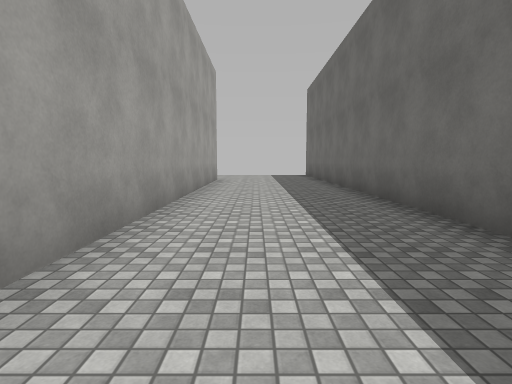
view 1 (above)

24 first-person views from a walk through a 3-D level made in the Unity game engine. The camera is 1.4 m above the floor, tilts 6° down and sees 80° across. The floor is counted in squares, 2 m on a side. Each view is taken from the middle of a square. On the plan, view 1 faces up. The plan holds only what a view shows up to about 10 squares ahead; the rest is blank. The place goes on beyond the plan. The player is left out. Surface patterns are stand-ins for the level's own textures.

view 2
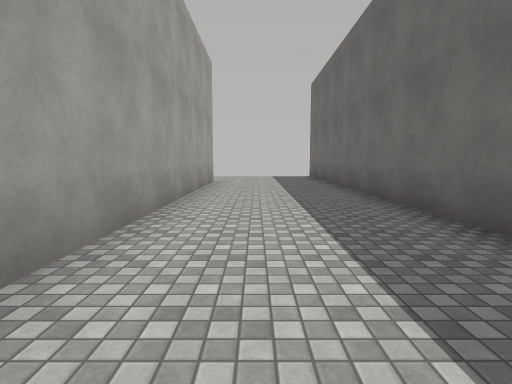

view 3
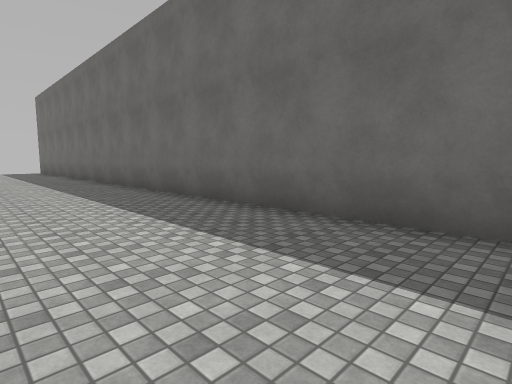

view 4
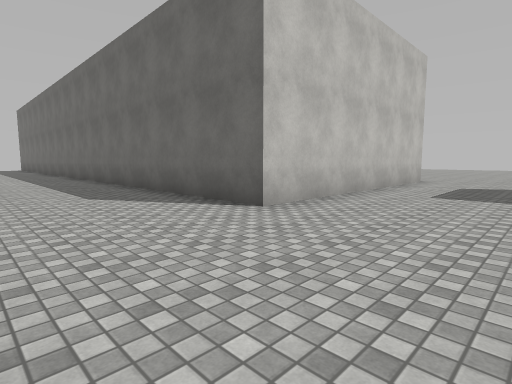

view 5
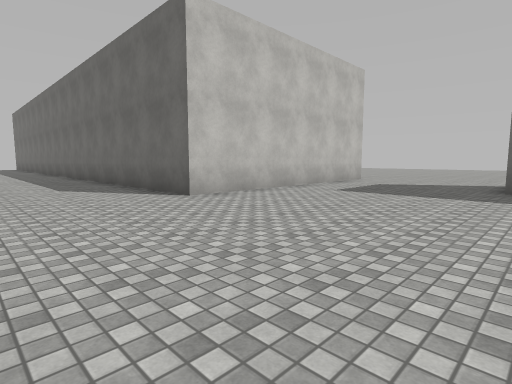

view 6
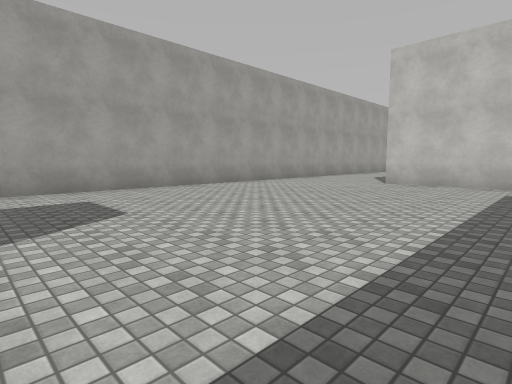

view 7
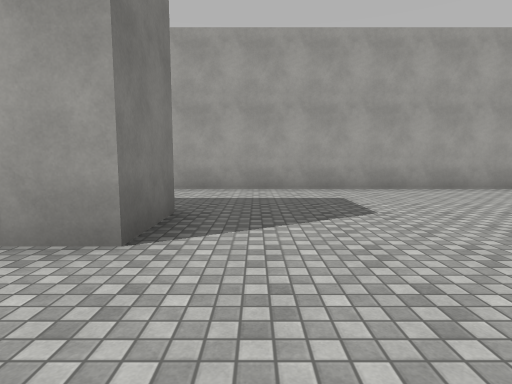

view 8
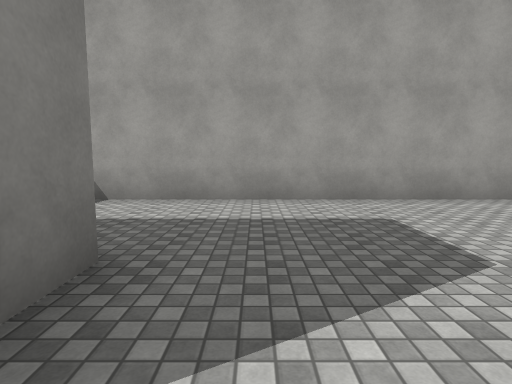

view 9
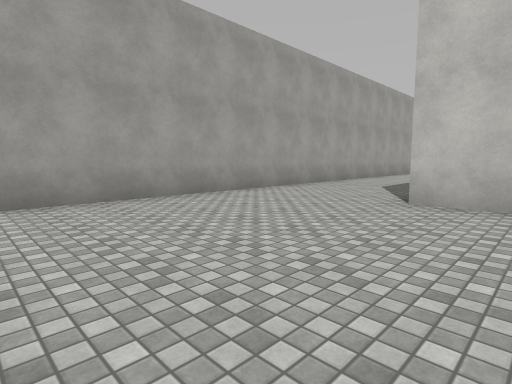

view 10
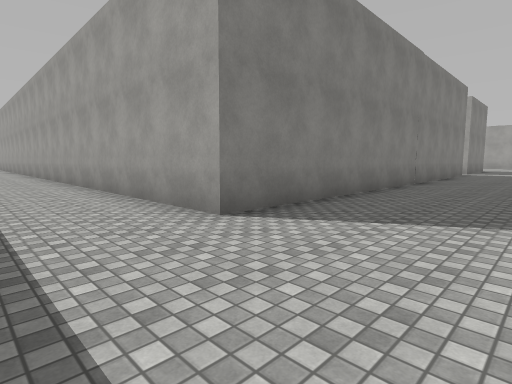

view 11
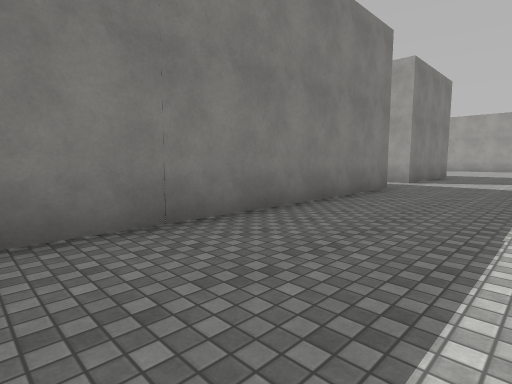

view 12
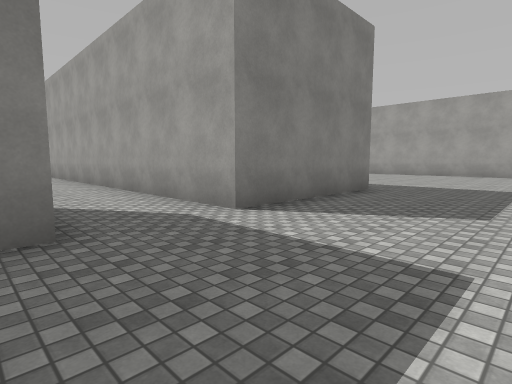

view 13
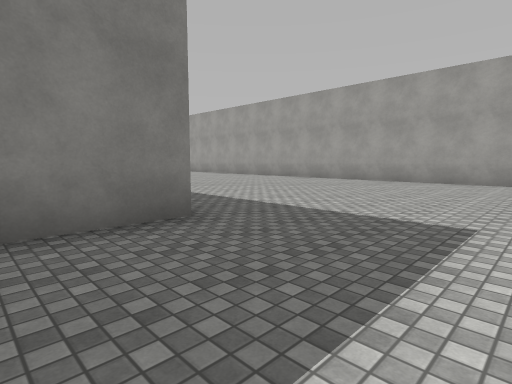

view 14
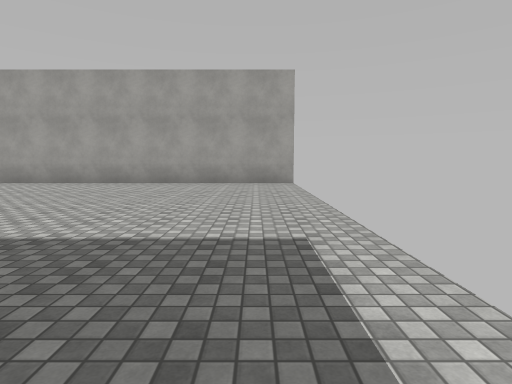

view 15
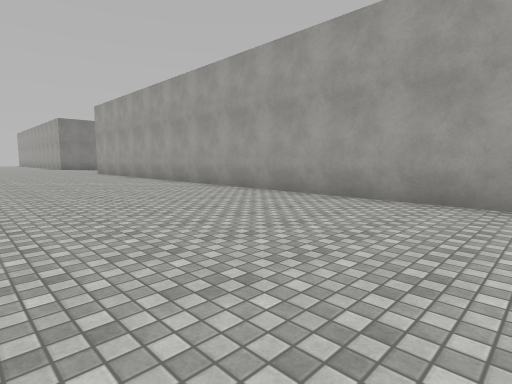

view 16
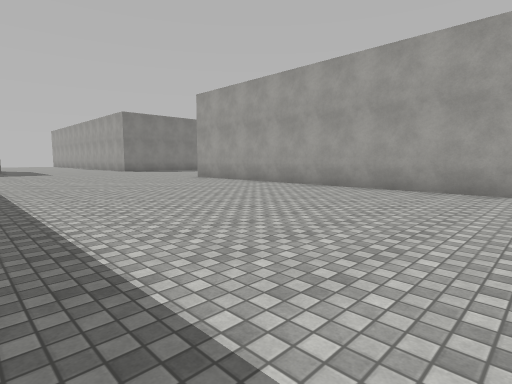

view 17
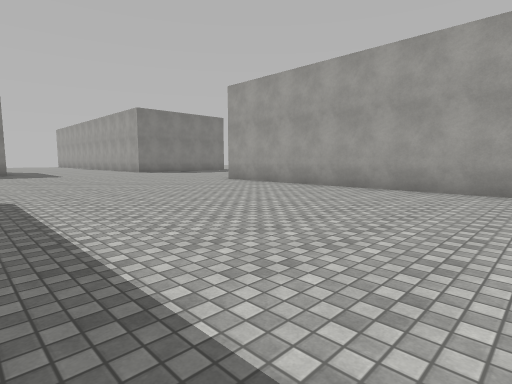

view 18
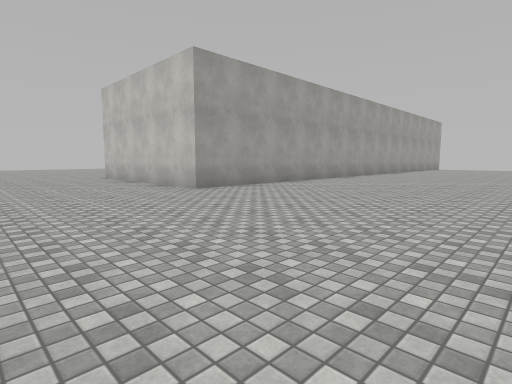

view 19
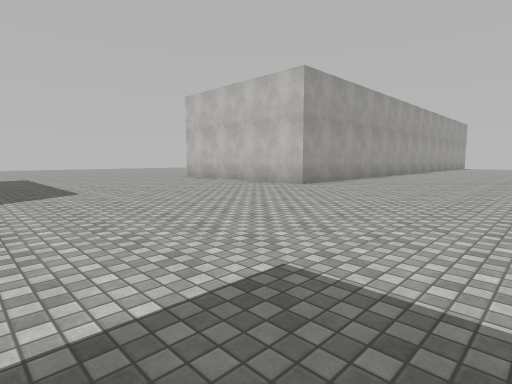

view 20
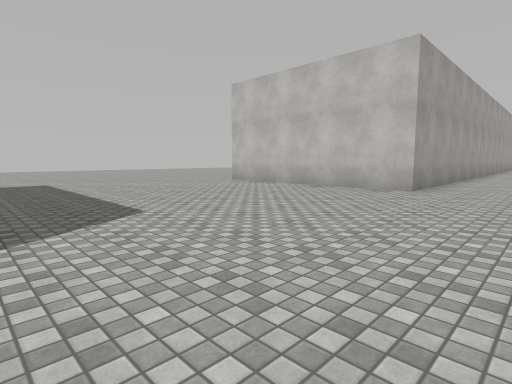

view 21
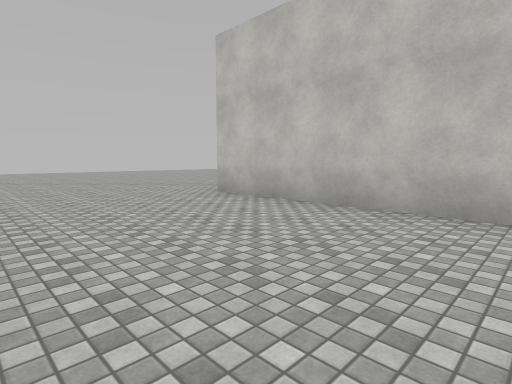

view 22
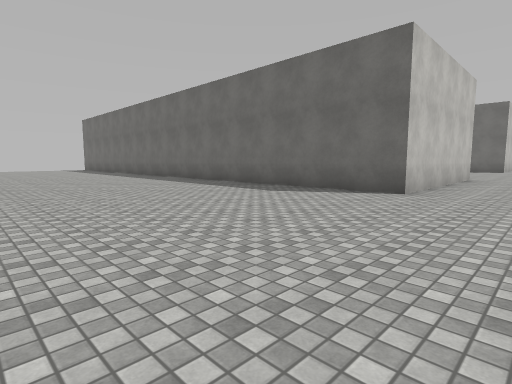

view 23
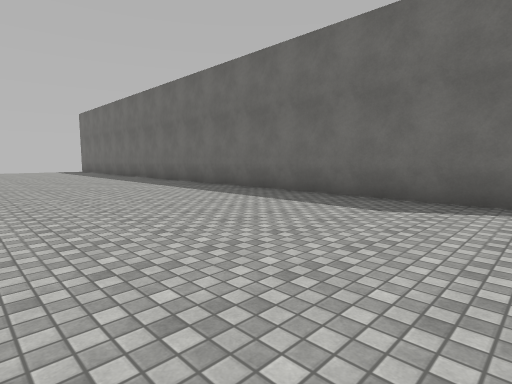

view 24
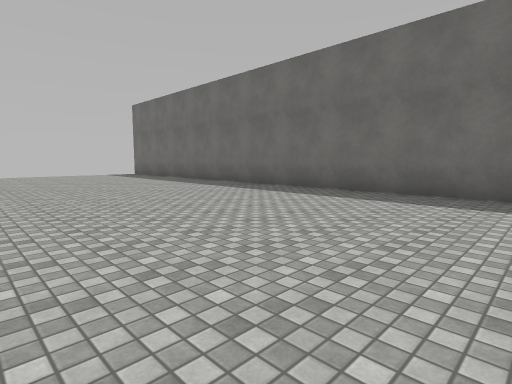

### Floor plan
Points are (right, up) in squares from view 1. A wall is a line through its corners. A room is listed if a view was taken in it or the views show most of it. See-through windows are left out.
Room 1 (views 1, 2, 3, 4, 5, 6, 7, 8, 9, 10)
walls: (-1.4, -4.1) (-1.4, -19.5); (6.5, -7.8) (2.3, -7.8) (2.3, 11); (1.9, -18.1) (3.6, -18.1) (3.6, -19.1); (-1.4, 11) (-1.4, 1.6)
ways out: opening at (-1.3, 13) to room 2
Room 2 (views 11, 12, 13, 14, 15, 16, 17, 18, 19, 20, 21, 22, 23, 24)
walls: (-21.1, 10.7) (-16.9, 10.7) (-16.9, 2.6); (-14.6, 11) (-1.4, 11); (-29.3, 14.2) (-29.3, -6.8) (-35.5, -6.8) (-35.5, 6.8)
ways out: opening at (-1.3, 13) to room 1

Where each view was taken, in squares from view 1:
view 1: 0 up, 0 right, facing up
view 2: 1 up, 0 right, facing up
view 3: 5 down, 1 left, facing up-right
view 4: 11 down, 1 left, facing up-right
view 5: 13 down, 1 left, facing up-right
view 6: 17 down, 6 right, facing up-left
view 7: 17 down, 6 right, facing left
view 8: 17 down, 4 right, facing left
view 9: 13 down, 4 right, facing up-left
view 10: 14 up, 1 right, facing down-left
view 11: 14 up, 7 left, facing down-left
view 12: 14 up, 14 left, facing down-left
view 13: 14 up, 19 left, facing down-left
view 14: 13 up, 20 left, facing left
view 15: 10 up, 24 left, facing down-left
view 16: 4 up, 22 left, facing down-left
view 17: 2 up, 22 left, facing down-left
view 18: 11 down, 23 left, facing up-left
view 19: 14 down, 24 left, facing up-left
view 20: 14 down, 27 left, facing up-left
view 21: 11 down, 30 left, facing up-left
view 22: 9 down, 42 left, facing up-right
view 23: 6 down, 41 left, facing up-right
view 24: 1 down, 42 left, facing up-right
